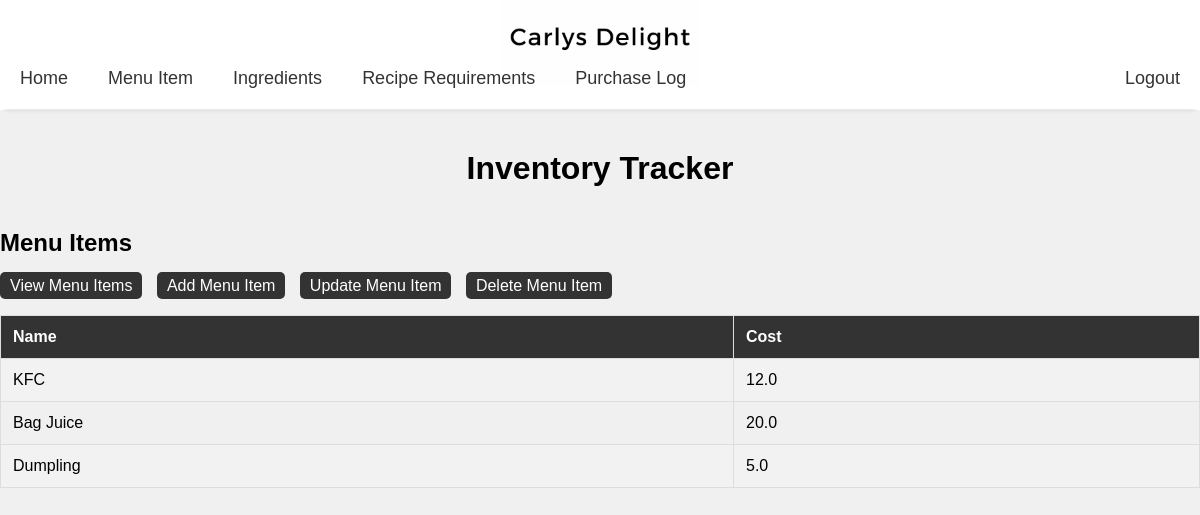
The page /menu_item/ (signed in) on the database its author committed.
### track_inventory/models.py (models this page shows, shortened)
class MenuItem(models.Model):
    item_name = models.CharField(max_length=50)
    item_price = models.FloatField(default=0)

### track_inventory/views.py (the view)
# urls.py: path("menu_item/", views.MenuItemView.as_view(), name="menuitem"),
class MenuItemView(LoginRequiredMixin, ListView):
    model = MenuItem
    template_name = "track_inventory/menu_item.html"

### track_inventory/templates/track_inventory/menu_item.html (shortened to what this page needs)
<!DOCTYPE html>
{% extends "track_inventory/base.html" %}
{% load static %}
        {% block head %}
        <link rel="stylesheet" href="{% static 'track_inventory/menu_item_style.css' %}">
        {% endblock %}
        {% block content %}
        <h2>Menu Items</h2>
        <div class="link-container">
        <a href="{% url 'menuitem'  %}" >View Menu Items</a>
        <a href="{% url 'addmenuitem' %}">Add Menu Item</a>
        <a href="{% url 'menuitemupselect' %}">Update Menu Item</a>
        <a href="{% url 'menuitemdelselect' %}">Delete Menu Item</a>
        </div>
        <table>
            <tr>
                <th>Name</th>
                <th>Cost</th>
            </tr>
                {% for item in menuitem_list %}
                    <tr>
                        <td>{{ item.item_name }}</td>
                        <td>{{ item.item_price }}</td>
                    </tr>
                {% endfor %}
        </table>
        {% endblock %}

### track_inventory/static/track_inventory/style.css (style rules this page uses)
body { font-family: Arial, sans-serif; background-color: #f0f0f0; margin: 0; padding: 0; }

### track_inventory/static/track_inventory/menu_item_style.css (style rules this page uses)
table { width: 100%; border-collapse: collapse; margin-top: 20px; }
th, td { border: 1px solid #ddd; padding: 12px; text-align: left; }
th { background-color: #333; color: #fff; }
tr:nth-child(even) { background-color: #f2f2f2; }
.link-container a { margin-right: 10px; text-decoration: none; background-color: #333; color: #fff; padding: 5px 10px; border-radius: 5px; transition: background-color 0.3s; }

### rows shown on the page
MenuItem: item_name "KFC", item_price "12.0"
MenuItem: item_name "Bag Juice", item_price "20.0"
MenuItem: item_name "Dumpling", item_price "5.0"
